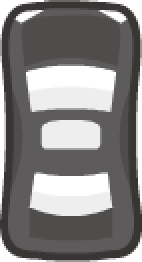
#> input picture designs/assets/kenney_racing/pack/PNG/Cars/car_black_1.png, 71 x 131 px (shown 2 times larger); its folder holds 3 pictures in this run
$ python conduite.py
#> lines starting #> are read from the running program, lines starting #| are printed output that depends on the picture
"""Les images de la route de Namek (jeu/Conduite.java), tirees du "Racing Pack" de Kenney (CC0, www.kenney.nl ;
le pack telecharge est dans designs/assets/kenney_racing/). On les reduit a l'echelle du jeu, on assombrit ce qui se
voit de nuit (l'autoroute, la departementale), on rechauffe l'aube de Namek, on donne aux rochers la couleur de sa
poussiere rouge. Lancer avec python3.14 depuis designs/decor :
    python3.14 conduite.py
"""
from pathlib import Path

import numpy as np
from PIL import Image

RACINE = Path(__file__).resolve().parents[2]
PACK = RACINE / "designs" / "assets" / "kenney_racing" / "pack" / "PNG"
INTERFACE = RACINE / "jeu" / "ressources" / "interface"


def ouvrir(chemin):
#> called with chemin = 'Cars/car_black_1.png'
    return Image.open(PACK / chemin).convert("RGBA")
#> returned value is the input picture: PIL image 71x131 RGBA; mean R, G, B, A 114, 111.9, 111.9, 236


def reduire(im, hauteur=None, largeur=None):
#> called with hauteur = 32
    l, h = im.size
#> l = 71; h = 131
    k = hauteur / h if hauteur else largeur / l
#> k = 0.244
    petit = im.resize((max(1, round(l * k)), max(1, round(h * k))), Image.LANCZOS)
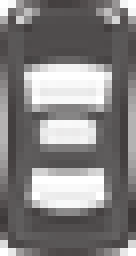
#> petit: PIL image 17x32 RGBA (shown 8 times larger); mean R, G, B, A 116.3, 113.9, 113.9, 236.8; transparent parts drawn white
    a = np.asarray(petit).copy()
    a[..., 3] = np.where(a[..., 3] > 110, 255, 0)                     # des bords nets, comme le reste du jeu
    return Image.fromarray(a)
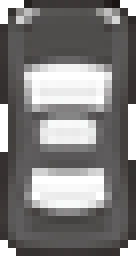
#> returned value: PIL image 17x32 RGBA (shown 8 times larger); mean R, G, B, A 116.3, 113.9, 113.9, 242.3; transparent parts drawn white


def teinter(im, mul, ajout=(0, 0, 0)):
    a = np.asarray(im).astype(float)
    for c in range(3):
        a[..., c] = np.clip(a[..., c] * mul[c] + ajout[c], 0, 255)
    return Image.fromarray(a.astype(np.uint8))


def recolorer(im, couleur):
    """Garde la lumiere du dessin, change sa couleur : les rochers bleutes deviennent ceux de Namek."""
    a = np.asarray(im).astype(float)
    lum = (a[..., 0] * 0.3 + a[..., 1] * 0.59 + a[..., 2] * 0.11) / 255
    for c in range(3):
        a[..., c] = np.clip(couleur[c] * (0.35 + lum * 0.9), 0, 255)
    return Image.fromarray(a.astype(np.uint8))


NUIT = (0.42, 0.44, 0.55)
AUBE = (1.0, 0.82, 0.68)


def tous():
    out = {}
    out["cond_rs6"] = reduire(ouvrir("Cars/car_black_1.png"), 32)
    for i, nom in enumerate(("car_blue_2", "car_red_4", "car_green_1", "car_yellow_3", "car_black_2"), 1):
        out[f"cond_trafic_{i}"] = teinter(reduire(ouvrir(f"Cars/{nom}.png"), 38 if nom == "car_red_4" else 33), (0.8, 0.8, 0.9))
    for i in (1, 2, 3):
        out[f"cond_rocher_{i}"] = recolorer(reduire(ouvrir(f"Objects/rock{i}.png"), largeur=20), (150, 84, 56))
    out["cond_plot"] = reduire(ouvrir("Objects/cone_straight.png"), largeur=10)
    out["cond_baril"] = teinter(reduire(ouvrir("Objects/barrel_blue.png"), largeur=13), (0.8, 0.8, 0.9))
    out["cond_pneu"] = teinter(reduire(ouvrir("Objects/tires_white.png"), largeur=14), (0.8, 0.8, 0.85))
    huile = reduire(ouvrir("Objects/oil.png"), largeur=22)
    a = np.asarray(huile).copy()
    a[..., 3] = (a[..., 3] * 0.85).astype(np.uint8)
    out["cond_huile"] = teinter(Image.fromarray(a), (0.5, 0.5, 0.6))
    out["cond_arbre_nuit"] = teinter(reduire(ouvrir("Objects/tree_small.png"), largeur=26), NUIT)
    out["cond_arbre_grand_nuit"] = teinter(reduire(ouvrir("Objects/tree_large.png"), largeur=34), NUIT)
    out["cond_rocher_bord"] = recolorer(reduire(ouvrir("Objects/rock2.png"), largeur=28), (120, 66, 46))
    # les textures, en carreaux de 32 : le sol de chaque troncon
    out["cond_asphalte_nuit"] = teinter(reduire(ouvrir("Tiles/Asphalt road/road_asphalt22.png"), 32), (0.34, 0.36, 0.44))
    out["cond_herbe_nuit"] = teinter(reduire(ouvrir("Tiles/Grass/land_grass11.png"), 32), (0.3, 0.36, 0.4))
    out["cond_terre_nuit"] = teinter(reduire(ouvrir("Tiles/Dirt/land_dirt13.png"), 32), NUIT)
    out["cond_piste_aube"] = teinter(reduire(ouvrir("Tiles/Sand road/road_sand18.png"), 32), (0.82, 0.66, 0.54))
    out["cond_sable_aube"] = recolorer(reduire(ouvrir("Tiles/Sand/land_sand12.png"), 32), (176, 98, 62))
    return out


if __name__ == "__main__":
#> (the run stopped early here; a loop or call above may not have finished)
